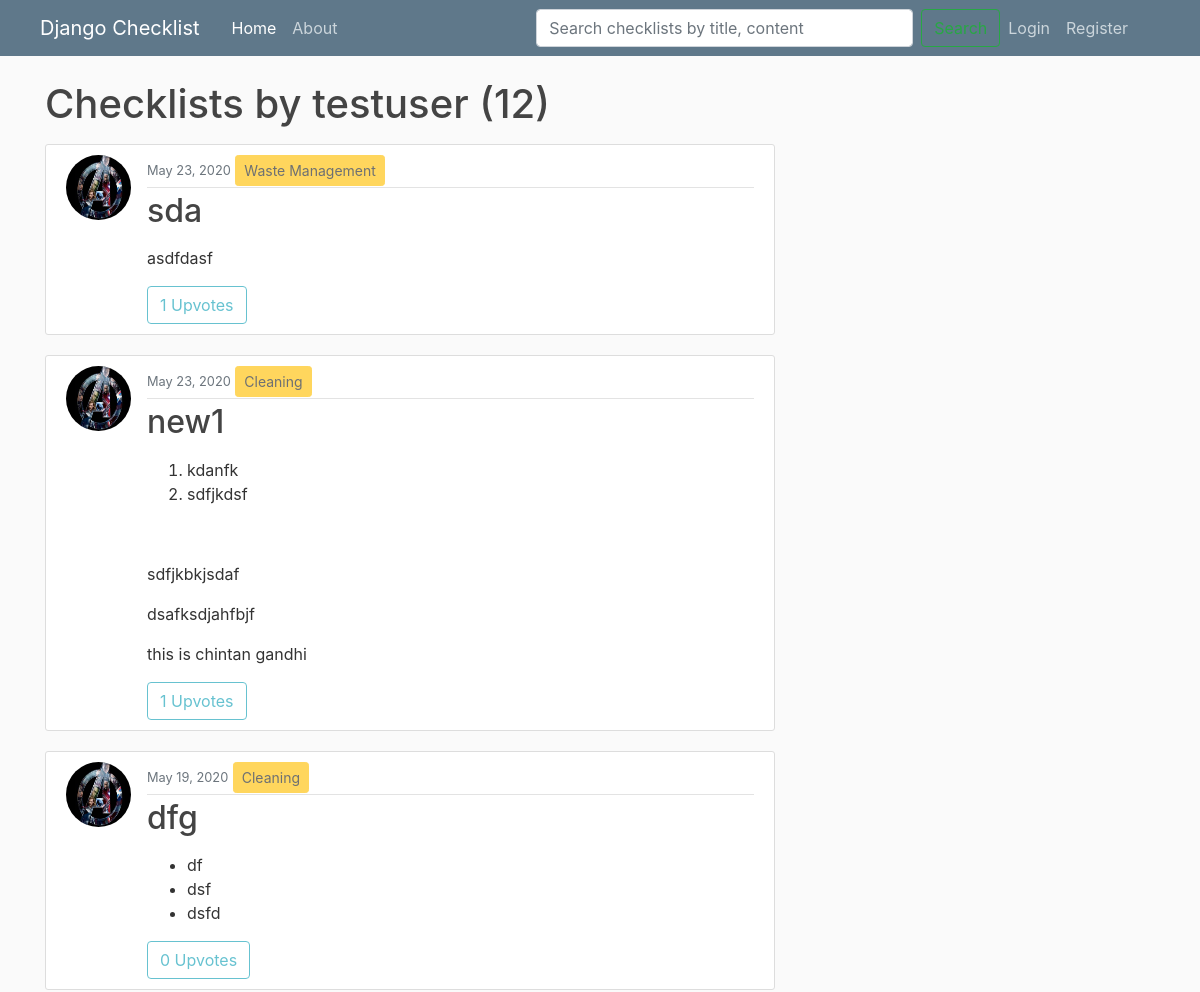
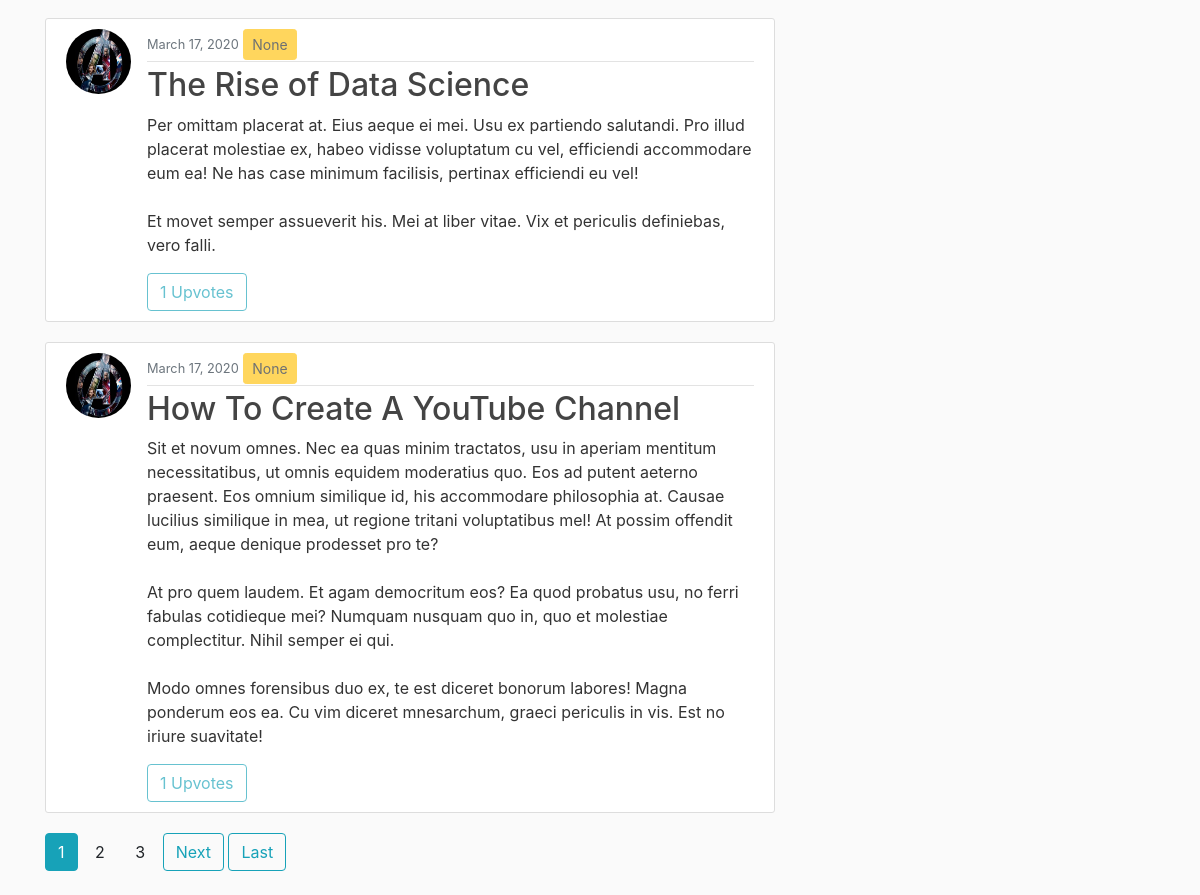
/user/testuser/, run on the app's committed database (2 pictures, top to bottom).
### checklist/models.py (models this page shows, shortened)
class Checklist(models.Model):
	title = models.CharField(max_length=100)
	content = RichTextField()
	date_posted = models.DateTimeField(default=timezone.now)
	author = models.ForeignKey(User, on_delete = models.CASCADE)
	visibility = models.IntegerField(default=0)
	category = models.ForeignKey('Category', null=True, on_delete = models.SET_NULL)

class Category(models.Model):
	name = models.CharField(max_length=30)
	def __str__(self):
		return self.name

### users/models.py (models this page shows, shortened)
class Profile(models.Model):
	user = models.OneToOneField(User, on_delete = models.CASCADE)
	image = models.ImageField(default='default.jpg', upload_to='profile_pics')

### checklist/views.py (the view)
# urls.py: path('user/<str:username>/', UserChecklistListView.as_view(), name='user-checklists'),
class UserChecklistListView(ListView):
	model = Checklist
	template_name = 'checklist/user_checklists.html' # <app_name>/<model>_<viewtype>.html
	paginate_by = 5
	def get_context_data(self, **kwargs):
		context = super(UserChecklistListView, self).get_context_data(**kwargs)
		user = get_object_or_404(User, username=self.kwargs.get('username'))
		upvotes_cnt_list = []
		checklists_var = Checklist.objects.filter(author=user).order_by('-date_posted')
		for checklist in checklists_var:
			upvotes_cnt_list.append(Upvote.objects.filter(checklist=checklist).count())
		checklist_upvotes = zip(checklists_var, upvotes_cnt_list)
		paginator = Paginator(list(checklist_upvotes), self.paginate_by)
		page = self.request.GET.get('page')
		try:
			page_checklist_upvotes = paginator.page(page)
		except PageNotAnInteger:
			page_checklist_upvotes = paginator.page(1)
		except EmptyPage:
			page_checklist_upvotes = paginator.page(paginator.num_pages)
		context['checklist_upvotes'] = page_checklist_upvotes
		context['title'] = 'user'
		context['is_paginated'] = page_checklist_upvotes.has_other_pages
		return context

### checklist/templates/checklist/user_checklists.html (shortened to what this page needs)
{% extends "checklist/base.html" %}
{% block content %}
	<h1 class="mb-3">Checklists by {{ view.kwargs.username }} ({{ checklist_upvotes.paginator.count }})</h1>
	{% for checklist, uvote in checklist_upvotes %}
		<article class="media content-section">
			<img class="rounded-circle article-img" src="{{ checklist.author.profile.image.url }}">
		  <div class="media-body">
		    <div class="article-metadata">
		      <small class="text-muted">{{ checklist.date_posted|date:'F d, Y' }}</small>
		      <button class="btn btn-sm btn-warning" disabled>{{ checklist.category }}</button>
		    </div>
		    <h2><a class="article-title" href="{% url 'checklist-detail' checklist.id %}">{{ checklist.title }}</a></h2>
		    <p class="article-content">{{ checklist.content|safe }}</p>
		    {% if user.is_authenticated and checklist.author.username != user.username %}
				<a class="btn btn-outline-info" href="{% url 'checklist-upvote' checklist.id %}">Upvote | {{ uvote }}</a>
				<a class="btn btn-outline-info" href="{% url 'checklist-bookmark' checklist.id %}">Bookmark</a>
			{% else %}
				<a class="btn btn-outline-info disabled">{{ uvote }} Upvotes</a>
			{% endif %}
		  </div>
		</article>
	{% endfor %}
	{% if is_paginated %}
		{% for num in checklist_upvotes.paginator.page_range %}
			{% if num == checklist_upvotes.number %}
				<a class="btn btn-info mb-4" href="?page={{ num }}">{{ num }}</a>
			{% elif num > checklist_upvotes.number|add:'-3' and num < checklist_upvotes.number|add:'3' %}
				<a class="btn btn-info-outline mb-4" href="?page={{ num }}">{{ num }}</a>
			{% endif %}
		{% endfor %}
		{% if checklist_upvotes.has_next %}
			<a class="btn btn-outline-info mb-4" href="?page={{ checklist_upvotes.next_page_number }}">Next</a>
			<a class="btn btn-outline-info mb-4" href="?page={{ checklist_upvotes.paginator.num_pages }}">Last</a>
		{% endif %}
	{% endif %}
{% endblock content  %}

### checklist/static/checklist/main.css (style rules this page uses)
body { background: #fafafa; color: #333333; margin-top: 5rem; }
h1, h2, h3, h4, h5, h6 { color: #444444; }
ul { margin: 0; }
.content-section { background: #ffffff; padding: 10px 20px; border: 1px solid #dddddd; border-radius: 3px; margin-bottom: 20px; }
.article-title { color: #444444; }
.article-content { white-space: pre-line; }
.article-img { height: 65px; width: 65px; margin-right: 16px; }
.article-metadata { padding-bottom: 1px; margin-bottom: 4px; border-bottom: 1px solid #e3e3e3 }

### data on the page
Checklist: author.profile.image (placeholder picture), date_posted "May 23, 2020", category "Waste Management", title "sda", content "asdfdasf", uvote "1"
Checklist: author.profile.image (placeholder picture), date_posted "May 23, 2020", category "Cleaning", title "new1", content "kdanfk sdfjkdsf sdfjkbkjsdaf dsafksdjahfbjf this is chintan gandhi", uvote "1"
Checklist: author.profile.image (placeholder picture), date_posted "May 19, 2020", category "Cleaning", title "dfg", content "df dsf dsfd", visibility "0"
Checklist: author.profile.image (placeholder picture), date_posted "March 17, 2020", category "None", title "The Rise of Data Science", content "Per omittam placerat at. Eius aeque ei mei. Usu ex partiendo salutandi. Pro illud placerat molestiae ex, habeo vidisse voluptatum cu vel, efficiendi accommodare eum ea! Ne has case minimum facilisis, pertinax efficiendi eu vel! Et movet semper assueverit his. Mei at liber vitae. Vix et periculis definiebas, vero falli.", uvote "1"
Checklist: author.profile.image (placeholder picture), date_posted "March 17, 2020", category "None", title "How To Create A YouTube Channel", content "Sit et novum omnes. Nec ea quas minim tractatos, usu in aperiam mentitum necessitatibus, ut omnis equidem moderatius quo. Eos ad putent aeterno praesent. Eos omnium similique id, his accommodare philosophia at. Causae lucilius similique in mea, ut regione tritani voluptatibus mel! At possim offendit eum, aeque denique prodesset pro te? At pro quem laudem. Et agam democritum eos? Ea quod probatus usu, no ferri fabulas cotidieque mei? Numquam nusquam quo in, quo et molestiae complectitur. Nihil semper ei qui. Modo omnes forensibus duo ex, te est diceret bonorum labores! Magna ponderum eos ea. Cu vim diceret mnesarchum, graeci periculis in vis. Est no iriure suavitate!", uvote "1"

### other printed values
{{ view.kwargs.username }} "testuser"
{{ checklist_upvotes.paginator.count }} "12"
{{ num }} "1"
{{ num }} "2" "3"
